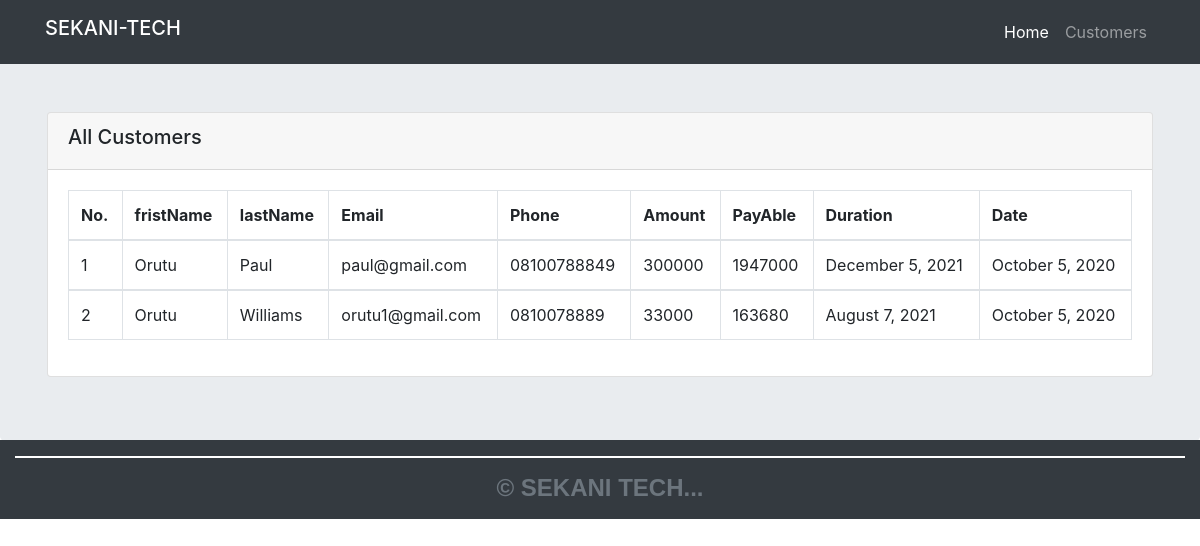
The page /customers.php on the database its author committed.
### tables this page shows
CREATE TABLE `customer` (
  `id` int(11) NOT NULL,
  `firstName` varchar(300) NOT NULL,
  `lastName` varchar(300) NOT NULL,
  `email` varchar(32) NOT NULL,
  `phone` varchar(11) NOT NULL,
  `timeSpan` date NOT NULL,
  `ammount` int(11) NOT NULL,
  `total` int(11) NOT NULL,
  `created_at` datetime NOT NULL DEFAULT current_timestamp()
);

### classes/db.class.php (called while the page is built, shortened)
<?php
    class DB
    {
        private $config =  array(
            'host' 		=> 'localhost',
            'user' 		=> 'root',
            'password' 	=> '',
            'dbname' 	=> 'loan'
        );
        public function dbConnect()
        {
            try {
                $this->link = new PDO('mysql:host=' .$this->config['host'].'; dbname=' . $this->config['dbname'], $this->config['user'], $this->config['password']);
                $this->link->setAttribute(PDO::ATTR_ERRMODE, PDO::ERRMODE_EXCEPTION);
                return $this->link;
            } catch (PDOException $e) {
                $this->error = $e->getMessage();
                return $this->error;
            }
        }
        public function readQuery($query)
        {
             $query->execute() or
             die($this->$error . __LINE__);
             $rowCount = $query->fetchAll();
             if ($rowCount > 0) {
                 return $rowCount;
             } else {
                 return false;
             }
        }
}

### classes/loan.class.php (called while the page is built, shortened)
<?php
    include_once("db.class.php");
    include_once('helper.class.php');
    class Loan Extends Percentage
    {
        public function __construct()
        {
            $this->DBlink = new DB();
        }
        public function getAllCustomers()
        {
            $query = "SELECT * FROM customer ORDER BY id DESC";
            $stmt =  $this->DBlink->link->prepare($query);
            $result = $this->DBlink->readQuery($stmt);
            return $result;
        }
    }

### classes/helper.class.php (called while the page is built, shortened)
<?php
    class Helper
    {
        public function formatDate($date)
        {
            return date('F j, Y', strtotime($date));
        }
    }

### customers.php (the view, shortened to what this page needs)
<?php
    include_once('classes/loan.class.php');
    $helper = new Helper();
    $loan = new Loan();
 ?>
<?php
	include_once('layouts/inc/nav.inc.php');
?>
<div class="jumbotron">
	<div class="container">
		<div class="row">
			<div class="col-md-12"><br><br>
				<div class="card">
					<div class="card-header">
						<h5>All Customers</h5>
					</div>
					<div class="card-body">
                    <div class="table-responsive">
                            <table class="table table-bordered" id="dataTable" width="100%" cellspacing="0">
                                <thead>
                                    <tr>
                                        <th>No.</th>
                                        <th>fristName</th>
                                        <th>lastName</th>
                                        <th>Email</th>
                                        <th>Phone</th>
                                        <th>Amount</th>
                                        <th>PayAble</th>
                                        <th>Duration</th>
                                        <th>Date</th>
                                    </tr>
                                </thead>
                                    <?php
                                        $getLoanDetails = $loan->getAllCustomers();
                                        $i = 0;
                                        if(is_array($getLoanDetails) || is_object($getLoanDetails)) {
                                            foreach($getLoanDetails as $key => $value) {
                                                $firstName     = htmlentities($value["firstName"]);
                                                $lastName    = htmlentities($value["lastName"]);
                                                $email  = htmlentities($value["email"]);
                                                $phone   = htmlentities($value["phone"]);
                                                $amount   = htmlentities($value["ammount"]);
                                                $total   = htmlentities($value["total"]);
                                                $dueDate   = htmlentities($value["timeSpan"]);
                                                $date     = htmlentities($value["created_at"]);
                                                $i ++;
                                    ?>
                                <tbody>
                                    <tr>
                                        <td><?php echo $i;?> </td>
                                        <td><?php echo $firstName;?></td>
                                        <td><?php echo $lastName;?></td>
                                        <td><?php echo $email;?></td>
                                        <td> <?php echo $phone;?> </td>
                                        <td> <?php echo $amount;?> </td>
                                        <td> <?php echo  $total;?> </td>
                                        <td><?php echo $helper->formatDate($dueDate);?></td>
                                        <td><?php echo $helper->formatDate($date);?></td>
                                    </tr>
                                </tbody>
                                <?php
                                        }
                                    }
                                ?>
                            </table>
                        </div>
					</div>
				</div>
			</div>
		</div>
	</div>
</div>
<?php
	include_once('layouts/inc/footer.inc.php');
?>

### layouts/inc/nav.inc.php (shortened to what this page needs)
<!Doctype html>
<html lang="en">
  <head>
		<link href="layouts/bootstrap/css/bootstrap.min.css" rel="stylesheet" />
		<link href="fonts/css/font-awesome.min.css" rel="stylesheet" />
        <link href="layouts/fonts/css/font-awesome.min.css" rel="stylesheet" />
	</head>
<body>
    <nav class="navbar navbar-expand-md navbar-dark bg-dark  fixed-top">
        <div class="container">
            <a class="navbar-brand h6" href="index"> SEKANI-TECH </a>
            <div class="collapse navbar-collapse" id="navbarsExample03">
                <ul class="navbar-nav ml-auto">
                <li class="nav-item active">
                    <a class="nav-link" href="index"> Home <span class="sr-only">(current)</span></a>
                </li>
                <li class="nav-item">
                    <a class="nav-link" href="customers"> Customers</a>
                </li>
                </ul>
            </div>
        </div>
    </nav>

### layouts/inc/footer.inc.php (shortened to what this page needs)
<footer class="footer expand-md bg-dark">
    <div class="container-fluid">
		<div class="row">
			<div class="col-12" id="footer2">
				<hr class="featurette-divider">
				<p class=" mb-3 text-muted text-center h4 mb-3 font-weight-normal">
		        <strong> &copy; SEKANI TECH...</strong>
				</p>
			</div>
		</div>
	</div>
</footer>
  </body>
</html>

### layouts/inc/footer.inc.php (style rules this page uses)
.jumbotron { margin-bottom: -1px; }
.footer { background-color: #000000; color:#fff; font-weight:bold; font-family:arial; }
.footer .featurette-divider { background-color:#ffffff; border:0.1rem solid #ffffff; }

### rows shown on the page
customer: firstName "Orutu", lastName "Paul", email "paul@gmail.com", phone "08100788849", ammount "300000", total "1947000", timeSpan "December 5, 2021"
customer: firstName "Orutu", lastName "Williams", email "orutu1@gmail.com", phone "0810078889", ammount "33000", total "163680", timeSpan "August 7, 2021"
